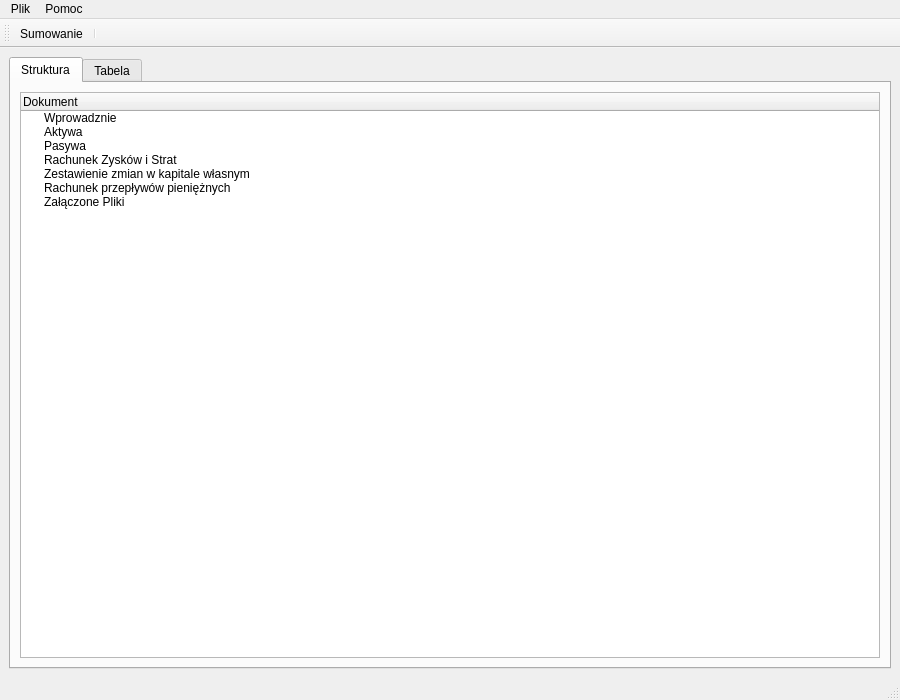
<?xml version="1.0" encoding="UTF-8"?>
<ui version="4.0">
 <class>MainWindow</class>
 <widget class="QMainWindow" name="MainWindow">
  <property name="geometry">
   <rect>
    <x>0</x>
    <y>0</y>
    <width>900</width>
    <height>700</height>
   </rect>
  </property>
  <property name="windowTitle">
   <string>Pol-Tax</string>
  </property>
  <property name="windowIcon">
   <iconset>
    <normaloff>../resources/cropped-favicon-1-270x270.png</normaloff>../resources/cropped-favicon-1-270x270.png</iconset>
  </property>
  <widget class="QWidget" name="widget">
   <layout class="QGridLayout" name="gridLayout">
    <item row="0" column="0">
     <layout class="QVBoxLayout" name="verticalLayout">
      <property name="sizeConstraint">
       <enum>QLayout::SetMinimumSize</enum>
      </property>
      <item>
       <widget class="QTabWidget" name="tabWidget">
        <property name="currentIndex">
         <number>0</number>
        </property>
        <widget class="QWidget" name="structureTab">
         <attribute name="title">
          <string>Struktura</string>
         </attribute>
         <layout class="QGridLayout" name="gridLayout_2">
          <item row="0" column="0">
           <widget class="QTreeWidget" name="treeWidget">
            <column>
             <property name="text">
              <string>Dokument</string>
             </property>
            </column>
            <item>
             <property name="text">
              <string>Wprowadznie</string>
             </property>
            </item>
            <item>
             <property name="text">
              <string>Aktywa</string>
             </property>
            </item>
            <item>
             <property name="text">
              <string>Pasywa</string>
             </property>
            </item>
            <item>
             <property name="text">
              <string>Rachunek Zysków i Strat</string>
             </property>
            </item>
            <item>
             <property name="text">
              <string>Zestawienie zmian w kapitale własnym</string>
             </property>
            </item>
            <item>
             <property name="text">
              <string>Rachunek przepływów pieniężnych</string>
             </property>
            </item>
            <item>
             <property name="text">
              <string>Załączone Pliki</string>
             </property>
            </item>
           </widget>
          </item>
         </layout>
        </widget>
        <widget class="QWidget" name="tableTab">
         <attribute name="title">
          <string>Tabela</string>
         </attribute>
         <layout class="QGridLayout" name="gridLayout_3">
          <item row="0" column="0">
           <widget class="QTableView" name="tableView"/>
          </item>
         </layout>
        </widget>
       </widget>
      </item>
     </layout>
    </item>
   </layout>
  </widget>
  <widget class="QMenuBar" name="menubar">
   <property name="geometry">
    <rect>
     <x>0</x>
     <y>0</y>
     <width>900</width>
     <height>22</height>
    </rect>
   </property>
   <widget class="QMenu" name="menuPlik">
    <property name="title">
     <string>Plik</string>
    </property>
    <addaction name="actionOpenXML"/>
    <addaction name="actionClose"/>
   </widget>
   <widget class="QMenu" name="menuPomoc">
    <property name="title">
     <string>Pomoc</string>
    </property>
    <addaction name="actionSettings"/>
    <addaction name="separator"/>
    <addaction name="actionAbout"/>
   </widget>
   <addaction name="menuPlik"/>
   <addaction name="menuPomoc"/>
  </widget>
  <widget class="QStatusBar" name="statusbar"/>
  <widget class="QToolBar" name="toolBar">
   <property name="windowTitle">
    <string>toolBar</string>
   </property>
   <property name="toolButtonStyle">
    <enum>Qt::ToolButtonTextBesideIcon</enum>
   </property>
   <attribute name="toolBarArea">
    <enum>TopToolBarArea</enum>
   </attribute>
   <attribute name="toolBarBreak">
    <bool>false</bool>
   </attribute>
   <addaction name="actionSumowanie"/>
   <addaction name="separator"/>
  </widget>
  <action name="actionOpenXML">
   <property name="text">
    <string>Otwórz XML</string>
   </property>
  </action>
  <action name="actionSettings">
   <property name="text">
    <string>Ustawienia</string>
   </property>
  </action>
  <action name="actionAbout">
   <property name="text">
    <string>O programie</string>
   </property>
  </action>
  <action name="actionClose">
   <property name="text">
    <string>Zamknij</string>
   </property>
  </action>
  <action name="actionSumowanie">
   <property name="checkable">
    <bool>false</bool>
   </property>
   <property name="icon">
    <iconset theme="document-open">
     <normaloff>../resources/baseline_summarize_black_48dp.png</normaloff>../resources/baseline_summarize_black_48dp.png</iconset>
   </property>
   <property name="text">
    <string>Sumowanie</string>
   </property>
  </action>
 </widget>
 <resources/>
 <connections/>
</ui>
